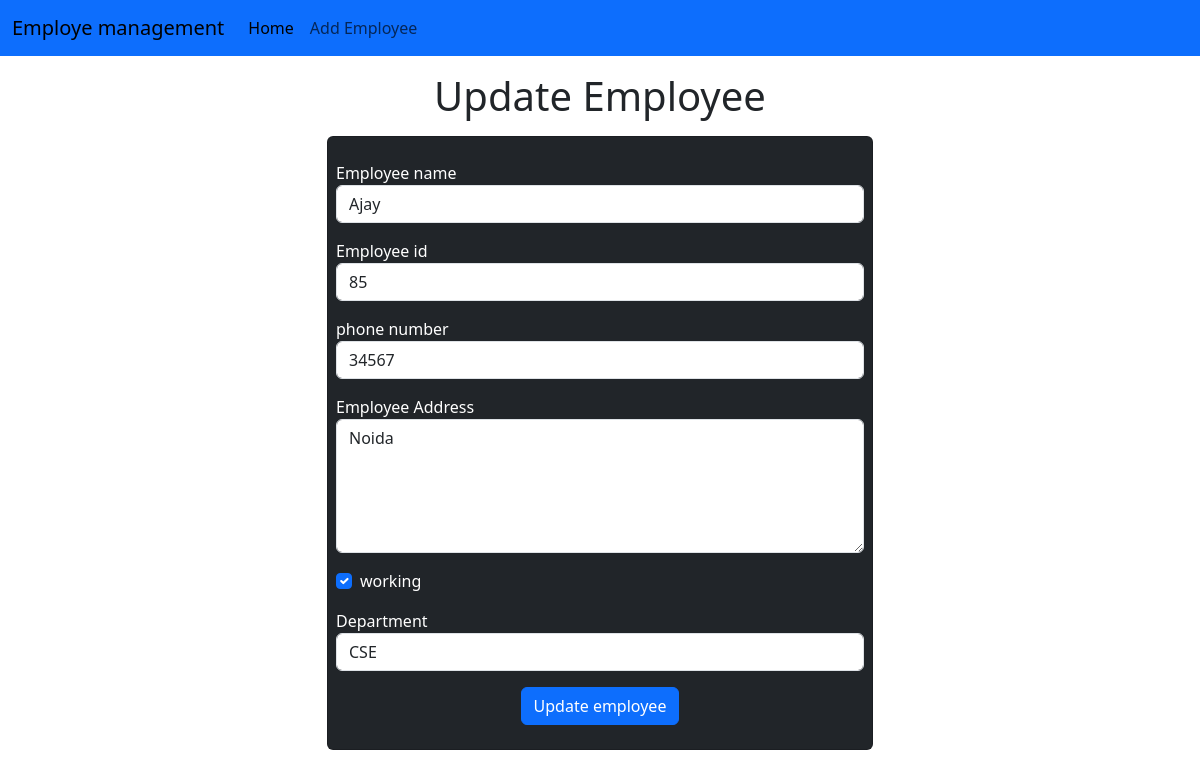
The app's page /emp/update-emp/12 with its own data.
### emp/models.py (models this page shows)
class Emp(models.Model):
    name = models.CharField(max_length=200)
    emp_id = models.CharField(max_length=200)
    phone=models.CharField(max_length=10)
    address = models.CharField(max_length=200)
    working = models.BooleanField(default=True)
    department = models.CharField(max_length=10)

### emp/views.py (the view)
# urls.py: path("update-emp/<int:emp_id>",update_emp),
def update_emp(request,emp_id):
    emp = Emp.objects.get(pk=emp_id)
    return render(request, 'emp/update_emp.html',{'emp':emp})

### templates/emp/update_emp.html (shortened to what this page needs)
<!doctype html>
<html lang="en">
  <head>
    <link href="https://cdn.jsdelivr.net/npm/bootstrap@5.3.2/dist/css/bootstrap.min.css" rel="stylesheet">
  </head>
  <body>
    {% include "emp/navbar.html" %}
    <h1 class="text-center my-3">Update Employee</h1>
    <div class="container my-2">
      <div class="row">
        <div class="col-md-6 offset-md-3">
          <div class="card bg-dark text-white">
            <div class="card_body">
            <form action="/emp/do-update-emp/{{emp.id}}" method="POST" class="my-3 p-2">
              <div class="mb-3">
                <label for="name">Employee name</label>
                <input value="{{emp.name}}" type="text" name="emp_name" id="name" class="form-control" placeholder="Enter employee name">
              </div>
              <div class="mb-3">
                <label for="emp_id">Employee id</label>
                <input value="{{emp.emp_id}}" type="text" name="emp_id" id="emp_id" class="form-control" placeholder="Enter employee id">
              </div>
              <div class="mb-3">
                <label for="number">phone number</label>
                <input value="{{emp.phone}}" type="text" name="emp_phone" id="number" class="form-control" placeholder="Enter employee number">
              </div>
              <div class="mb-3">
                <label for="address">Employee Address</label>
                <textarea name="emp_address" id="address" rows="5" class="form-control">{{emp.address}}</textarea>
              </div>
              <div class="mb-3 form-check">
                <label for="working">working</label>
                <input {% if emp.working %} checked {% endif %} type="checkbox" name="emp_working" id="working" class="form-check-input">
              </div>
              <div class="mb-3">
                <label for="department">Department</label>
                <select value="{{emp.department}}"  id="department" name ="emp_department" class="form-control">
                  <option value="CSE">CSE</option>
                </select>
              </div>
              <div class="container text-center">
                <button class="btn btn-primary">Update employee</button>
              </div>
            </form>
            </div>
          </div>
        </div>
      </div>
    </div>
  </body>
</html>

### records on screen
Emp: emp_name "Ajay", emp_id "85", emp_phone "34567", emp_address "Noida", working "☑", emp_department "CSE"
